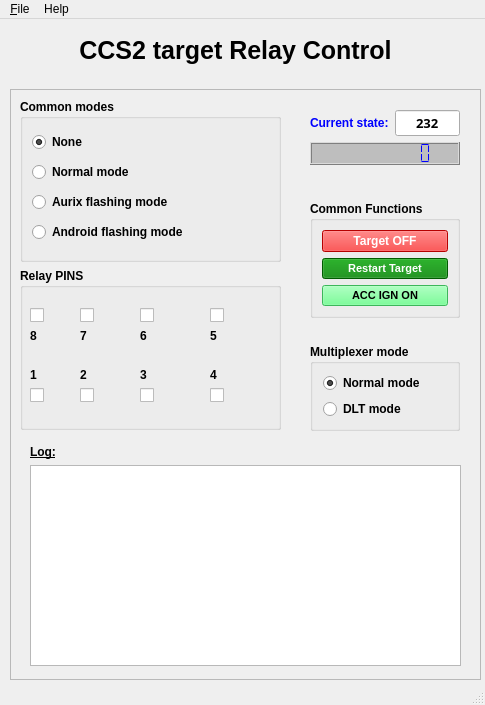
<?xml version="1.0" encoding="UTF-8"?>
<ui version="4.0">
 <class>MainWindow</class>
 <widget class="QMainWindow" name="MainWindow">
  <property name="geometry">
   <rect>
    <x>0</x>
    <y>0</y>
    <width>485</width>
    <height>705</height>
   </rect>
  </property>
  <property name="windowTitle">
   <string>CCS2 Relay Control</string>
  </property>
  <property name="windowIcon">
   <iconset>
    <normaloff>assets/icon/relay-icon.png</normaloff>assets/icon/relay-icon.png</iconset>
  </property>
  <widget class="QWidget" name="centralwidget">
   <widget class="QLabel" name="label">
    <property name="geometry">
     <rect>
      <x>10</x>
      <y>10</y>
      <width>451</width>
      <height>42</height>
     </rect>
    </property>
    <property name="font">
     <font>
      <pointsize>19</pointsize>
      <weight>75</weight>
      <bold>true</bold>
     </font>
    </property>
    <property name="text">
     <string>CCS2 target Relay Control</string>
    </property>
    <property name="alignment">
     <set>Qt::AlignCenter</set>
    </property>
   </widget>
   <widget class="QFrame" name="frame">
    <property name="geometry">
     <rect>
      <x>10</x>
      <y>70</y>
      <width>471</width>
      <height>591</height>
     </rect>
    </property>
    <property name="font">
     <font>
      <pointsize>9</pointsize>
     </font>
    </property>
    <property name="frameShape">
     <enum>QFrame::StyledPanel</enum>
    </property>
    <property name="frameShadow">
     <enum>QFrame::Raised</enum>
    </property>
    <widget class="QWidget" name="layoutWidget">
     <property name="geometry">
      <rect>
       <x>10</x>
       <y>351</y>
       <width>451</width>
       <height>231</height>
      </rect>
     </property>
     <layout class="QVBoxLayout" name="verticalLayout_5">
      <property name="leftMargin">
       <number>10</number>
      </property>
      <property name="topMargin">
       <number>5</number>
      </property>
      <property name="rightMargin">
       <number>10</number>
      </property>
      <property name="bottomMargin">
       <number>5</number>
      </property>
      <item>
       <widget class="QLabel" name="label_7">
        <property name="font">
         <font>
          <pointsize>9</pointsize>
          <weight>75</weight>
          <bold>true</bold>
          <underline>true</underline>
         </font>
        </property>
        <property name="text">
         <string>Log:</string>
        </property>
       </widget>
      </item>
      <item>
       <layout class="QHBoxLayout" name="horizontalLayout">
        <item>
         <widget class="QPlainTextEdit" name="txtLog"/>
        </item>
       </layout>
      </item>
     </layout>
    </widget>
    <widget class="QWidget" name="layoutWidget">
     <property name="geometry">
      <rect>
       <x>10</x>
       <y>10</y>
       <width>261</width>
       <height>331</height>
      </rect>
     </property>
     <layout class="QVBoxLayout" name="verticalLayout_14">
      <item>
       <widget class="QGroupBox" name="groupBox">
        <property name="font">
         <font>
          <pointsize>9</pointsize>
          <weight>75</weight>
          <bold>true</bold>
         </font>
        </property>
        <property name="title">
         <string>Common modes</string>
        </property>
        <layout class="QVBoxLayout" name="verticalLayout_2">
         <item>
          <widget class="QRadioButton" name="rbNone">
           <property name="text">
            <string>None</string>
           </property>
           <property name="checked">
            <bool>true</bool>
           </property>
          </widget>
         </item>
         <item>
          <widget class="QRadioButton" name="rbNormalMode">
           <property name="text">
            <string>Normal mode</string>
           </property>
          </widget>
         </item>
         <item>
          <widget class="QRadioButton" name="rbAurixMode">
           <property name="text">
            <string>Aurix flashing mode</string>
           </property>
          </widget>
         </item>
         <item>
          <widget class="QRadioButton" name="rbAndroidMode">
           <property name="text">
            <string>Android flashing mode</string>
           </property>
          </widget>
         </item>
        </layout>
       </widget>
      </item>
      <item>
       <widget class="QGroupBox" name="groupBox_3">
        <property name="font">
         <font>
          <pointsize>9</pointsize>
          <weight>75</weight>
          <bold>true</bold>
         </font>
        </property>
        <property name="title">
         <string>Relay PINS</string>
        </property>
        <widget class="QWidget" name="layoutWidget_4">
         <property name="geometry">
          <rect>
           <x>60</x>
           <y>20</y>
           <width>51</width>
           <height>55</height>
          </rect>
         </property>
         <layout class="QVBoxLayout" name="verticalLayout_7">
          <item>
           <widget class="QLabel" name="lblNum7">
            <property name="font">
             <font>
              <pointsize>9</pointsize>
              <weight>75</weight>
              <bold>true</bold>
             </font>
            </property>
            <property name="text">
             <string/>
            </property>
           </widget>
          </item>
          <item>
           <widget class="QCheckBox" name="cb7">
            <property name="text">
             <string/>
            </property>
           </widget>
          </item>
          <item>
           <widget class="QLabel" name="label_12">
            <property name="text">
             <string>7</string>
            </property>
           </widget>
          </item>
         </layout>
        </widget>
        <widget class="QWidget" name="layoutWidget_5">
         <property name="geometry">
          <rect>
           <x>120</x>
           <y>20</y>
           <width>51</width>
           <height>55</height>
          </rect>
         </property>
         <layout class="QVBoxLayout" name="verticalLayout_8">
          <item>
           <widget class="QLabel" name="lblNum6">
            <property name="font">
             <font>
              <pointsize>9</pointsize>
              <weight>75</weight>
              <bold>true</bold>
             </font>
            </property>
            <property name="text">
             <string/>
            </property>
           </widget>
          </item>
          <item>
           <widget class="QCheckBox" name="cb6">
            <property name="text">
             <string/>
            </property>
           </widget>
          </item>
          <item>
           <widget class="QLabel" name="label_14">
            <property name="text">
             <string>6</string>
            </property>
           </widget>
          </item>
         </layout>
        </widget>
        <widget class="QWidget" name="layoutWidget_7">
         <property name="geometry">
          <rect>
           <x>190</x>
           <y>20</y>
           <width>51</width>
           <height>55</height>
          </rect>
         </property>
         <layout class="QVBoxLayout" name="verticalLayout_10">
          <item>
           <widget class="QLabel" name="lblNum5">
            <property name="font">
             <font>
              <pointsize>9</pointsize>
              <weight>75</weight>
              <bold>true</bold>
             </font>
            </property>
            <property name="text">
             <string/>
            </property>
           </widget>
          </item>
          <item>
           <widget class="QCheckBox" name="cb5">
            <property name="layoutDirection">
             <enum>Qt::LeftToRight</enum>
            </property>
            <property name="text">
             <string/>
            </property>
           </widget>
          </item>
          <item>
           <widget class="QLabel" name="label_18">
            <property name="text">
             <string>5</string>
            </property>
           </widget>
          </item>
         </layout>
        </widget>
        <widget class="QWidget" name="layoutWidget_8">
         <property name="geometry">
          <rect>
           <x>190</x>
           <y>100</y>
           <width>51</width>
           <height>55</height>
          </rect>
         </property>
         <layout class="QVBoxLayout" name="verticalLayout_12">
          <item>
           <widget class="QLabel" name="label_21">
            <property name="font">
             <font>
              <pointsize>9</pointsize>
              <weight>75</weight>
              <bold>true</bold>
             </font>
            </property>
            <property name="text">
             <string>4</string>
            </property>
           </widget>
          </item>
          <item>
           <widget class="QCheckBox" name="cb4">
            <property name="text">
             <string/>
            </property>
           </widget>
          </item>
          <item>
           <widget class="QLabel" name="lblNum4">
            <property name="font">
             <font>
              <pointsize>9</pointsize>
              <weight>75</weight>
              <bold>true</bold>
             </font>
            </property>
            <property name="text">
             <string/>
            </property>
           </widget>
          </item>
         </layout>
        </widget>
        <widget class="QWidget" name="layoutWidget_6">
         <property name="geometry">
          <rect>
           <x>120</x>
           <y>100</y>
           <width>51</width>
           <height>55</height>
          </rect>
         </property>
         <layout class="QVBoxLayout" name="verticalLayout_9">
          <item>
           <widget class="QLabel" name="label_15">
            <property name="text">
             <string>3</string>
            </property>
           </widget>
          </item>
          <item>
           <widget class="QCheckBox" name="cb3">
            <property name="text">
             <string/>
            </property>
           </widget>
          </item>
          <item>
           <widget class="QLabel" name="lblNum3">
            <property name="font">
             <font>
              <pointsize>9</pointsize>
              <weight>75</weight>
              <bold>true</bold>
             </font>
            </property>
            <property name="text">
             <string/>
            </property>
           </widget>
          </item>
         </layout>
        </widget>
        <widget class="QWidget" name="layoutWidget_9">
         <property name="geometry">
          <rect>
           <x>60</x>
           <y>100</y>
           <width>51</width>
           <height>55</height>
          </rect>
         </property>
         <layout class="QVBoxLayout" name="verticalLayout_13">
          <item>
           <widget class="QLabel" name="label_23">
            <property name="text">
             <string>2</string>
            </property>
           </widget>
          </item>
          <item>
           <widget class="QCheckBox" name="cb2">
            <property name="text">
             <string/>
            </property>
           </widget>
          </item>
          <item>
           <widget class="QLabel" name="lblNum2">
            <property name="font">
             <font>
              <pointsize>9</pointsize>
              <weight>75</weight>
              <bold>true</bold>
             </font>
            </property>
            <property name="text">
             <string/>
            </property>
           </widget>
          </item>
         </layout>
        </widget>
        <widget class="QWidget" name="layoutWidget">
         <property name="geometry">
          <rect>
           <x>10</x>
           <y>100</y>
           <width>41</width>
           <height>55</height>
          </rect>
         </property>
         <layout class="QVBoxLayout" name="verticalLayout_4">
          <item>
           <widget class="QLabel" name="label_5">
            <property name="text">
             <string>1</string>
            </property>
           </widget>
          </item>
          <item>
           <widget class="QCheckBox" name="cb1">
            <property name="text">
             <string/>
            </property>
           </widget>
          </item>
          <item>
           <widget class="QLabel" name="lblNum1">
            <property name="font">
             <font>
              <pointsize>9</pointsize>
              <weight>75</weight>
              <bold>true</bold>
             </font>
            </property>
            <property name="text">
             <string/>
            </property>
           </widget>
          </item>
         </layout>
        </widget>
        <widget class="QWidget" name="layoutWidget">
         <property name="geometry">
          <rect>
           <x>10</x>
           <y>20</y>
           <width>41</width>
           <height>55</height>
          </rect>
         </property>
         <layout class="QVBoxLayout" name="verticalLayout_3">
          <item>
           <widget class="QLabel" name="lblNum8">
            <property name="font">
             <font>
              <pointsize>9</pointsize>
              <weight>75</weight>
              <bold>true</bold>
             </font>
            </property>
            <property name="text">
             <string/>
            </property>
           </widget>
          </item>
          <item>
           <widget class="QCheckBox" name="cb8">
            <property name="text">
             <string/>
            </property>
           </widget>
          </item>
          <item>
           <widget class="QLabel" name="label_4">
            <property name="text">
             <string>8</string>
            </property>
           </widget>
          </item>
         </layout>
        </widget>
       </widget>
      </item>
     </layout>
    </widget>
    <widget class="QWidget" name="layoutWidget">
     <property name="geometry">
      <rect>
       <x>290</x>
       <y>11</y>
       <width>170</width>
       <height>331</height>
      </rect>
     </property>
     <layout class="QVBoxLayout" name="verticalLayout_6">
      <property name="leftMargin">
       <number>10</number>
      </property>
      <property name="topMargin">
       <number>10</number>
      </property>
      <property name="rightMargin">
       <number>10</number>
      </property>
      <property name="bottomMargin">
       <number>0</number>
      </property>
      <item>
       <layout class="QHBoxLayout" name="horizontalLayout_2">
        <item>
         <widget class="QLabel" name="label_2">
          <property name="font">
           <font>
            <pointsize>9</pointsize>
            <weight>75</weight>
            <bold>true</bold>
           </font>
          </property>
          <property name="styleSheet">
           <string notr="true">color: rgb(0, 0, 255);</string>
          </property>
          <property name="text">
           <string>Current state:</string>
          </property>
         </widget>
        </item>
        <item>
         <widget class="QLineEdit" name="txtCurrentState">
          <property name="enabled">
           <bool>true</bool>
          </property>
          <property name="font">
           <font>
            <family>Arial Black</family>
            <pointsize>10</pointsize>
            <weight>75</weight>
            <bold>true</bold>
           </font>
          </property>
          <property name="layoutDirection">
           <enum>Qt::LeftToRight</enum>
          </property>
          <property name="text">
           <string>232</string>
          </property>
          <property name="alignment">
           <set>Qt::AlignCenter</set>
          </property>
          <property name="readOnly">
           <bool>true</bool>
          </property>
         </widget>
        </item>
       </layout>
      </item>
      <item>
       <widget class="QLCDNumber" name="lcdBinState">
        <property name="enabled">
         <bool>true</bool>
        </property>
        <property name="sizePolicy">
         <sizepolicy hsizetype="Minimum" vsizetype="Minimum">
          <horstretch>0</horstretch>
          <verstretch>0</verstretch>
         </sizepolicy>
        </property>
        <property name="sizeIncrement">
         <size>
          <width>0</width>
          <height>0</height>
         </size>
        </property>
        <property name="baseSize">
         <size>
          <width>0</width>
          <height>0</height>
         </size>
        </property>
        <property name="font">
         <font>
          <family>Arial Black</family>
          <pointsize>15</pointsize>
          <weight>75</weight>
          <bold>true</bold>
          <kerning>true</kerning>
         </font>
        </property>
        <property name="autoFillBackground">
         <bool>false</bool>
        </property>
        <property name="styleSheet">
         <string notr="true">background-color: rgb(190, 190, 190);
color: blue</string>
        </property>
        <property name="smallDecimalPoint">
         <bool>true</bool>
        </property>
        <property name="digitCount">
         <number>8</number>
        </property>
        <property name="mode">
         <enum>QLCDNumber::Bin</enum>
        </property>
        <property name="segmentStyle">
         <enum>QLCDNumber::Flat</enum>
        </property>
        <property name="value" stdset="0">
         <double>0.000000000000000</double>
        </property>
       </widget>
      </item>
      <item>
       <spacer name="verticalSpacer">
        <property name="orientation">
         <enum>Qt::Vertical</enum>
        </property>
        <property name="sizeHint" stdset="0">
         <size>
          <width>144</width>
          <height>30</height>
         </size>
        </property>
       </spacer>
      </item>
      <item>
       <widget class="QGroupBox" name="groupBox_2">
        <property name="font">
         <font>
          <pointsize>9</pointsize>
          <weight>75</weight>
          <bold>true</bold>
         </font>
        </property>
        <property name="title">
         <string>Common Functions</string>
        </property>
        <layout class="QVBoxLayout" name="verticalLayout">
         <property name="sizeConstraint">
          <enum>QLayout::SetDefaultConstraint</enum>
         </property>
         <item>
          <widget class="QPushButton" name="btnTargetOff">
           <property name="font">
            <font>
             <pointsize>9</pointsize>
             <weight>75</weight>
             <bold>true</bold>
            </font>
           </property>
           <property name="styleSheet">
            <string notr="true">background-color: red;
color: white</string>
           </property>
           <property name="text">
            <string>Target OFF</string>
           </property>
          </widget>
         </item>
         <item>
          <widget class="QPushButton" name="btnTargetRestart">
           <property name="font">
            <font>
             <pointsize>8</pointsize>
             <weight>75</weight>
             <bold>true</bold>
            </font>
           </property>
           <property name="styleSheet">
            <string notr="true">background-color: green;
color: white</string>
           </property>
           <property name="text">
            <string>Restart Target</string>
           </property>
          </widget>
         </item>
         <item>
          <widget class="QPushButton" name="btnACC_IGN_on">
           <property name="font">
            <font>
             <pointsize>8</pointsize>
             <weight>75</weight>
             <bold>true</bold>
            </font>
           </property>
           <property name="styleSheet">
            <string notr="true">background-color: rgb(85, 255, 127);</string>
           </property>
           <property name="text">
            <string>ACC IGN ON</string>
           </property>
          </widget>
         </item>
        </layout>
       </widget>
      </item>
      <item>
       <spacer name="verticalSpacer_2">
        <property name="orientation">
         <enum>Qt::Vertical</enum>
        </property>
        <property name="sizeHint" stdset="0">
         <size>
          <width>20</width>
          <height>10</height>
         </size>
        </property>
       </spacer>
      </item>
      <item>
       <widget class="QGroupBox" name="groupBox_4">
        <property name="font">
         <font>
          <pointsize>9</pointsize>
          <weight>75</weight>
          <bold>true</bold>
         </font>
        </property>
        <property name="title">
         <string>Multiplexer mode</string>
        </property>
        <layout class="QVBoxLayout" name="verticalLayout_11">
         <property name="leftMargin">
          <number>10</number>
         </property>
         <property name="rightMargin">
          <number>10</number>
         </property>
         <item>
          <widget class="QRadioButton" name="rbMUXNormalMode">
           <property name="text">
            <string>Normal mode</string>
           </property>
           <property name="checked">
            <bool>true</bool>
           </property>
          </widget>
         </item>
         <item>
          <widget class="QRadioButton" name="rbMUXDLTMode">
           <property name="text">
            <string>DLT mode</string>
           </property>
          </widget>
         </item>
        </layout>
       </widget>
      </item>
     </layout>
    </widget>
   </widget>
  </widget>
  <widget class="QMenuBar" name="menubar">
   <property name="geometry">
    <rect>
     <x>0</x>
     <y>0</y>
     <width>485</width>
     <height>21</height>
    </rect>
   </property>
   <widget class="QMenu" name="menuFile">
    <property name="title">
     <string>&amp;File</string>
    </property>
    <addaction name="separator"/>
    <addaction name="menuSetting"/>
    <addaction name="separator"/>
    <addaction name="menuExit"/>
   </widget>
   <widget class="QMenu" name="menuHelp">
    <property name="title">
     <string>Help</string>
    </property>
    <addaction name="menuAbout"/>
   </widget>
   <addaction name="menuFile"/>
   <addaction name="menuHelp"/>
  </widget>
  <widget class="QStatusBar" name="statusbar"/>
  <action name="menuSetting">
   <property name="text">
    <string>Setting</string>
   </property>
  </action>
  <action name="menuExit">
   <property name="text">
    <string>Exit</string>
   </property>
  </action>
  <action name="menuAbout">
   <property name="text">
    <string>About</string>
   </property>
  </action>
 </widget>
 <resources/>
 <connections/>
</ui>
